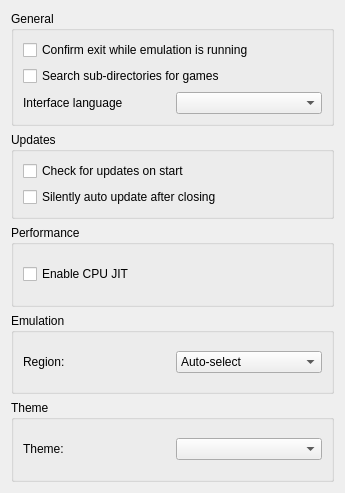
<?xml version="1.0" encoding="UTF-8"?>
<ui version="4.0">
 <class>ConfigureGeneral</class>
 <widget class="QWidget" name="ConfigureGeneral">
  <property name="geometry">
   <rect>
    <x>0</x>
    <y>0</y>
    <width>345</width>
    <height>493</height>
   </rect>
  </property>
  <property name="windowTitle">
   <string>Form</string>
  </property>
  <layout class="QHBoxLayout" name="horizontalLayout">
   <item>
    <layout class="QVBoxLayout" name="verticalLayout">
     <item>
      <widget class="QGroupBox" name="groupBox">
       <property name="title">
        <string>General</string>
       </property>
       <layout class="QHBoxLayout" name="horizontalLayout_3">
        <item>
         <layout class="QVBoxLayout" name="verticalLayout_2">
          <item>
           <widget class="QCheckBox" name="toggle_check_exit">
            <property name="text">
             <string>Confirm exit while emulation is running</string>
            </property>
           </widget>
          </item>
          <item>
           <widget class="QCheckBox" name="toggle_deepscan">
            <property name="text">
             <string>Search sub-directories for games</string>
            </property>
           </widget>
          </item>
          <item>
           <layout class="QHBoxLayout" name="horizontalLayout_2">
            <item>
             <widget class="QLabel" name="language_label">
              <property name="text">
               <string>Interface language</string>
              </property>
             </widget>
            </item>
            <item>
             <widget class="QComboBox" name="language_combobox"/>
            </item>
           </layout>
          </item>
         </layout>
        </item>
       </layout>
      </widget>
     </item>
     <item>
      <widget class="QGroupBox" name="updateBox">
       <property name="title">
        <string>Updates</string>
       </property>
       <layout class="QHBoxLayout" name="horizontalLayout_update">
        <item>
         <layout class="QVBoxLayout" name="verticalLayout_update">
          <item>
           <widget class="QCheckBox" name="toggle_update_check">
            <property name="text">
             <string>Check for updates on start</string>
            </property>
           </widget>
          </item>
          <item>
           <widget class="QCheckBox" name="toggle_auto_update">
            <property name="text">
             <string>Silently auto update after closing</string>
            </property>
           </widget>
          </item>
         </layout>
        </item>
       </layout>
      </widget>
     </item>
     <item>
      <widget class="QGroupBox" name="groupBox_2">
       <property name="title">
        <string>Performance</string>
       </property>
       <layout class="QHBoxLayout" name="horizontalLayout_7">
        <item>
         <layout class="QVBoxLayout" name="verticalLayout_5">
          <item>
           <widget class="QCheckBox" name="toggle_cpu_jit">
            <property name="text">
             <string>Enable CPU JIT</string>
            </property>
           </widget>
          </item>
         </layout>
        </item>
       </layout>
      </widget>
     </item>
     <item>
      <widget class="QGroupBox" name="groupBox_4">
       <property name="title">
        <string>Emulation</string>
       </property>
       <layout class="QHBoxLayout" name="horizontalLayout_5">
        <item>
         <layout class="QVBoxLayout" name="verticalLayout_6">
          <item>
           <layout class="QHBoxLayout" name="horizontalLayout_6">
            <item>
             <widget class="QLabel" name="label">
              <property name="text">
               <string>Region:</string>
              </property>
             </widget>
            </item>
            <item>
             <widget class="QComboBox" name="region_combobox">
              <item>
               <property name="text">
                <string>Auto-select</string>
               </property>
              </item>
              <item>
               <property name="text">
                <string notr="true">JPN</string>
               </property>
              </item>
              <item>
               <property name="text">
                <string notr="true">USA</string>
               </property>
              </item>
              <item>
               <property name="text">
                <string notr="true">EUR</string>
               </property>
              </item>
              <item>
               <property name="text">
                <string notr="true">AUS</string>
               </property>
              </item>
              <item>
               <property name="text">
                <string notr="true">CHN</string>
               </property>
              </item>
              <item>
               <property name="text">
                <string notr="true">KOR</string>
               </property>
              </item>
              <item>
               <property name="text">
                <string notr="true">TWN</string>
               </property>
              </item>
             </widget>
            </item>
           </layout>
          </item>
         </layout>
        </item>
       </layout>
      </widget>
     </item>
     <item>
      <widget class="QGroupBox" name="theme_group_box">
       <property name="title">
        <string>Theme</string>
       </property>
       <layout class="QHBoxLayout" name="theme_qhbox_layout">
        <item>
         <layout class="QVBoxLayout" name="theme_qvbox_layout">
          <item>
           <layout class="QHBoxLayout" name="theme_qhbox_layout_2">
            <item>
             <widget class="QLabel" name="theme_label">
              <property name="text">
               <string>Theme:</string>
              </property>
             </widget>
            </item>
            <item>
             <widget class="QComboBox" name="theme_combobox"/>
            </item>
           </layout>
          </item>
         </layout>
        </item>
       </layout>
      </widget>
     </item>
     </layout>
   </item>
  </layout>
 </widget>
 <customwidgets/>
 <resources/>
 <connections/>
</ui>
